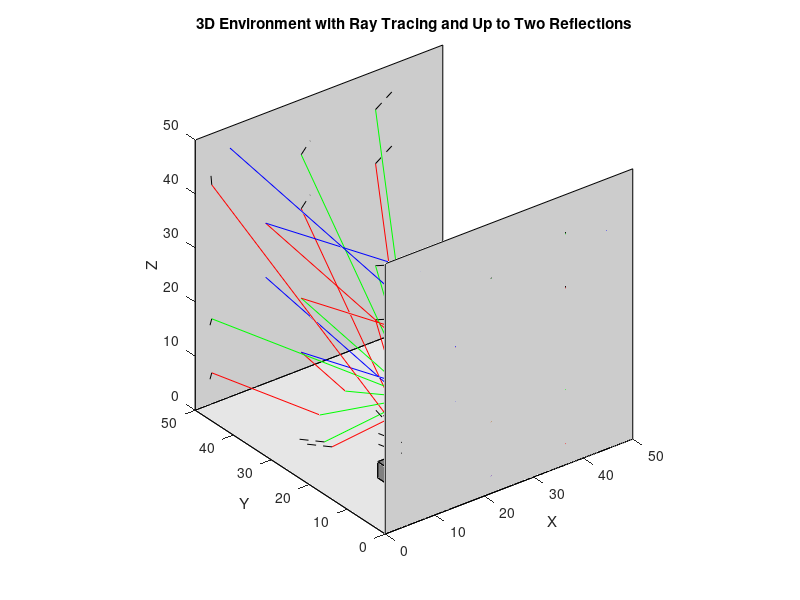

Write the MATLAB code that produced this figure.
% Main function to set up the 3D environment and generate rays with up to two reflections
function createEnvironmentWithReflections()
    % Define the environment's dimensions
    envWidth = 50; % Width of the environment
    envHeight = 50; % Height of the environment
    envDepth = 50; % Depth of the environment

    % Initialize figure for 3D plotting
    figure;
    hold on;
    axis equal;
    xlabel('X'); ylabel('Y'); zlabel('Z');
    xlim([0 envWidth]); ylim([0 envDepth]); zlim([0 envHeight]);

    % Create walls and store them as reflective surfaces
    surfaces = {};
    surfaces{end+1} = createWall([0 0 0], [envWidth 0 envHeight]); % Back wall
    surfaces{end+1} = createWall([0 envDepth 0], [envWidth envDepth envHeight]); % Front wall
    surfaces{end+1} = createWall([0 0 0], [0 envDepth envHeight]); % Left wall
    surfaces{end+1} = createWall([envWidth 0 0], [envWidth envDepth envHeight]); % Right wall
    surfaces{end+1} = createWall([0 0 envHeight], [envWidth 0 envHeight]); % Top wall
    surfaces{end+1} = createWall([0 envDepth envHeight], [envWidth envDepth envHeight]); % Top front wall

    % Create floor and add it as a reflective surface
    surfaces{end+1} = createFloor([0 0 0], [envWidth envDepth 0]); % Floor

    % Create obstacles and add their surfaces as reflective surfaces
    obstacleSurfaces1 = createObstacle([10 10 0], [5 5 3]); % Obstacle 1
    obstacleSurfaces2 = createObstacle([20 20 0], [4 4 4]); % Obstacle 2
    surfaces = [surfaces, obstacleSurfaces1{:}, obstacleSurfaces2{:}]; % Append surfaces of obstacles

    % Transmitter position in 3D
    Tx = [25, 25, 5]; % Example transmitter position
    plot3(Tx(1), Tx(2), Tx(3), 'ro', 'MarkerSize', 10, 'DisplayName', 'Transmitter');

    % Generate and reflect rays using all surfaces
    plotRaysWithReflections(Tx, surfaces);

    hold off;
    view(3); % Set 3D view
    title('3D Environment with Ray Tracing and Up to Two Reflections');
end

% Function to create a wall between two corners in 3D space and return its vertices
function vertices = createWall(startCorner, endCorner)
    vertices = [
        startCorner;
        endCorner(1), startCorner(2), startCorner(3);
        endCorner;
        startCorner(1), endCorner(2), endCorner(3)
    ];
    fill3(vertices(:, 1), vertices(:, 2), vertices(:, 3), [0.8, 0.8, 0.8]); % Gray color for walls
end

% Function to create a floor between two corners and return its vertices
function vertices = createFloor(startCorner, endCorner)
    vertices = [
        startCorner;
        endCorner(1), startCorner(2), startCorner(3);
        endCorner;
        startCorner(1), endCorner(2), endCorner(3)
    ];
    fill3(vertices(:, 1), vertices(:, 2), vertices(:, 3), [0.9, 0.9, 0.9]); % Light gray color for floor
end

% Function to create a rectangular obstacle and return its surfaces as a cell array of vertices
function surfaces = createObstacle(position, size)
    x = [0 1 1 0 0 1 1 0] * size(1) + position(1);
    y = [0 0 1 1 0 0 1 1] * size(2) + position(2);
    z = [0 0 0 0 1 1 1 1] * size(3) + position(3);

    vertices = [x', y', z'];
    faces = [1 2 3 4; 5 6 7 8; 1 2 6 5; 2 3 7 6; 3 4 8 7; 4 1 5 8];
    surfaces = cell(6, 1);
    for i = 1:6
        surfaces{i} = vertices(faces(i, :), :);
        patch('Vertices', vertices, 'Faces', faces(i, :), 'FaceColor', [0.5, 0.5, 0.5]);
    end
end

% Function to plot rays and simulate up to two reflections off all surfaces
function plotRaysWithReflections(Tx, surfaces)
  

    numTheta = 12; % Number of steps for theta (horizontal angle)
    numPhi = 6; % Number of steps for phi (vertical angle)
    thetaValues = linspace(0, 2*pi, numTheta);
    phiValues = linspace(0, pi, numPhi);


    % Generate rays in an omnidirectional pattern
    for theta = thetaValues
        for phi = phiValues
            direction = [sin(phi) * cos(theta), sin(phi) * sin(theta), cos(phi)];

            % Track the ray's path and reflect it up to two times
            currentOrigin = Tx;
            currentDirection = direction;

            for reflection = 1:3 % Limit to 2 reflections
                [closestIntersection, normal] = findClosestIntersection(currentOrigin, currentDirection, surfaces);

                if ~isempty(closestIntersection)
                    % Plot the ray based on reflection number
                    if reflection == 1
                        plot3([currentOrigin(1), closestIntersection(1)], ...
                              [currentOrigin(2), closestIntersection(2)], ...
                              [currentOrigin(3), closestIntersection(3)], 'g-'); % Incident ray in green
                    elseif reflection == 2
                        plot3([currentOrigin(1), closestIntersection(1)], ...
                              [currentOrigin(2), closestIntersection(2)], ...
                              [currentOrigin(3), closestIntersection(3)], 'r-'); % First reflection in red
                    else
                        plot3([currentOrigin(1), closestIntersection(1)], ...
                              [currentOrigin(2), closestIntersection(2)], ...
                              [currentOrigin(3), closestIntersection(3)], 'b-'); % Second reflection in blue
                    end

                    % Calculate the reflected direction
                    currentDirection = reflectRay(currentDirection, normal);

                    % Update the origin for the next reflection
                    currentOrigin = closestIntersection;
                else
                    % No further intersections found; plot the remaining ray as a dotted line
                    endPoint = currentOrigin + currentDirection * 5; % Extend for visualization
                    plot3([currentOrigin(1), endPoint(1)], ...
                          [currentOrigin(2), endPoint(2)], ...
                          [currentOrigin(3), endPoint(3)], 'k--'); % Dotted line for unreflected ray
                    break;
                end
            end
        end
    end
end

% Function to find the closest intersection of a ray with any surface
function [closestIntersection, normal] = findClosestIntersection(origin, direction, surfaces)
    closestIntersection = [];
    minDistance = inf;
    normal = [];

    % Check for intersections with each surface
    for i = 1:length(surfaces)
        intersection = rayPlaneIntersection(origin, direction, surfaces{i});
        if ~isempty(intersection)
            distance = norm(intersection - origin);
            if distance < minDistance
                minDistance = distance;
                closestIntersection = intersection;
                normal = calculatePlaneNormal(surfaces{i});
            end
        end
    end
end

% Function to find the intersection of a ray and a plane
function intersection = rayPlaneIntersection(origin, direction, planeVertices)
    normal = calculatePlaneNormal(planeVertices);
    d = dot(normal, planeVertices(1, :));
    denom = dot(normal, direction);

    if abs(denom) > 1e-6 % Check if the ray is not parallel
        t = (d - dot(normal, origin)) / denom;
        if t > 0 % Intersection is in the ray's direction
            intersection = origin + t * direction;

            % Check if the intersection point is within the plane's bounds
            if isPointInPolygon3D(intersection, planeVertices)
                return;
            end
        end
    end
    intersection = [];
end

% Function to calculate the normal of a plane given its vertices
function normal = calculatePlaneNormal(planeVertices)
    v1 = planeVertices(2, :) - planeVertices(1, :);
    v2 = planeVertices(3, :) - planeVertices(1, :);
    normal = cross(v1, v2);
    normal = normal / norm(normal); % Normalize the normal vector
end

% Function to reflect a ray based on a surface normal
function reflectedRay = reflectRay(incidentRay, normal)
    reflectedRay = incidentRay - 2 * dot(incidentRay, normal) * normal;
    reflectedRay = reflectedRay / norm(reflectedRay); % Normalize the reflected ray
end

% Function to check if a point lies within a 3D polygon
function isInside = isPointInPolygon3D(point, polygonVertices)
    % Project the polygon and the point onto the plane defined by the polygon
    normal = calculatePlaneNormal(polygonVertices);
    d = -dot(normal, polygonVertices(1, :));
    projectedPoint = point - (dot(normal, point) + d) * normal;

    % Check if the projected point lies within the polygon bounds
    isInside = inpolygon(projectedPoint(1), projectedPoint(2), polygonVertices(:, 1), polygonVertices(:, 2));
    
    % Ensure 3D intersection consistency
    if isInside
        boundsMin = min(polygonVertices);
        boundsMax = max(polygonVertices);
        isInside = all(point >= boundsMin) && all(point <= boundsMax);
    end
end
